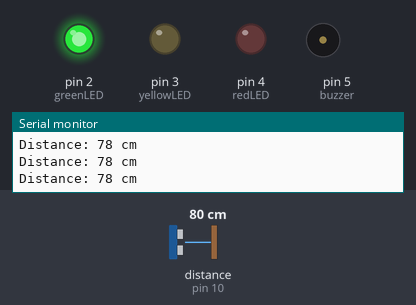
Simulated run of this sketch. Board: Arduino Uno, built with avr-gcc and run on an emulated ATmega328P. On the bench: output pins drawn as LEDs (lit = HIGH), buzzer (waves = sounding, pin HIGH), the last lines printed to the serial monitor. Wiring (inferred from the names in the program): ultrasonic range finder: trigger pin 9; echo pin 10. The inputs (shaded band) are chosen by the test bench; at power-on: distance to the obstacle (sensor on pin 10) 80 cm. The echo pulse lasts 58.3 µs per cm; pins used as bus, display or sensor lines are not drawn.

Above: at 1.3 s.
1.4 s: distance to the obstacle (sensor on pin 10) set to 24 cm
2.9 s: distance to the obstacle (sensor on pin 10) set to 20 cm
At 4.2 s:
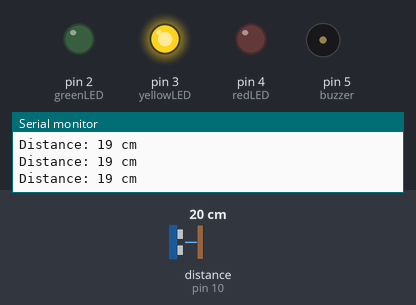
4.5 s: distance to the obstacle (sensor on pin 10) set to 13 cm
6.0 s: distance to the obstacle (sensor on pin 10) set to 10 cm
At 7.1 s:
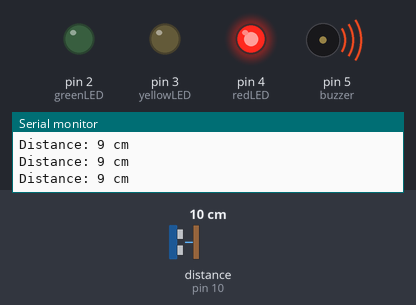
7.5 s: distance to the obstacle (sensor on pin 10) set to 18 cm
At 8.4 s:
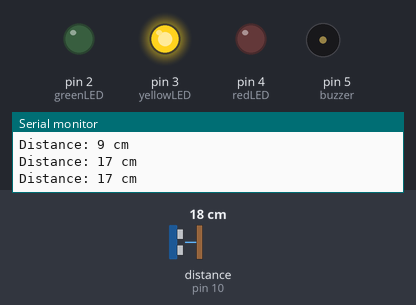
9.0 s: distance to the obstacle (sensor on pin 10) set to 2 cm
At 9.7 s:
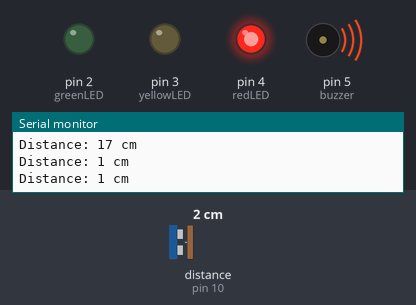
Timing chart, 0 to 11.5 s (numbered marks = the images above; inputs shaded):
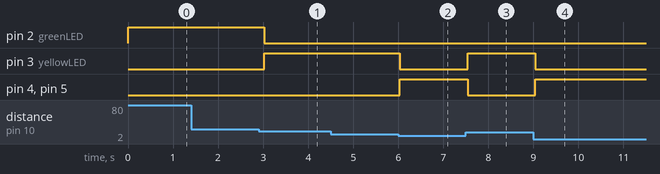

Measured:
- the behaviour switches between 22 and 21 cm on distance to the obstacle (sensor on pin 10) (found by bisection; images 0 and 1)
- the behaviour switches between 12 and 11 cm on distance to the obstacle (sensor on pin 10) (found by bisection; images 1 and 2)
- after the input at 2.9 s, pin 2 (greenLED): HIGH → LOW after 0.12 s; pin 3 (yellowLED): LOW → HIGH after 0.12 s
- after the input at 6.0 s, pin 3 (yellowLED): HIGH → LOW at once; pin 4 (redLED), pin 5 (buzzer): LOW → HIGH at once
- after the input at 7.5 s, pin 3 (yellowLED): LOW → HIGH at once; pin 4 (redLED), pin 5 (buzzer): HIGH → LOW at once
- after the input at 9.0 s, pin 3 (yellowLED): HIGH → LOW at once; pin 4 (redLED), pin 5 (buzzer): LOW → HIGH at once

The sketch:

Water_Tank_Level_Monitor.ino
```cpp
const int trigPin = 9;
const int echoPin = 10;

const int greenLED = 2;
const int yellowLED = 3;
const int redLED = 4;

const int buzzer = 5;

void setup() {
  pinMode(trigPin, OUTPUT);
  pinMode(echoPin, INPUT);

  pinMode(greenLED, OUTPUT);
  pinMode(yellowLED, OUTPUT);
  pinMode(redLED, OUTPUT);
  pinMode(buzzer, OUTPUT);

  Serial.begin(9600);
}

long getDistance() {
  digitalWrite(trigPin, LOW);
  delayMicroseconds(2);

  digitalWrite(trigPin, HIGH);
  delayMicroseconds(10);
  digitalWrite(trigPin, LOW);

  long duration = pulseIn(echoPin, HIGH);

  long distance = duration * 0.034 / 2;

  return distance;
}

void loop() {
  long distance = getDistance();

  Serial.print("Distance: ");
  Serial.print(distance);
  Serial.println(" cm");

  // LOW water level
  if (distance > 20) {
    digitalWrite(greenLED, HIGH);
    digitalWrite(yellowLED, LOW);
    digitalWrite(redLED, LOW);
    digitalWrite(buzzer, LOW);
  }

  // MEDIUM water level
  else if (distance > 10 && distance <= 20) {
    digitalWrite(greenLED, LOW);
    digitalWrite(yellowLED, HIGH);
    digitalWrite(redLED, LOW);
    digitalWrite(buzzer, LOW);
  }

  // HIGH / FULL water level
  else {
    digitalWrite(greenLED, LOW);
    digitalWrite(yellowLED, LOW);
    digitalWrite(redLED, HIGH);
    digitalWrite(buzzer, HIGH);
  }

  delay(500);
}
```
